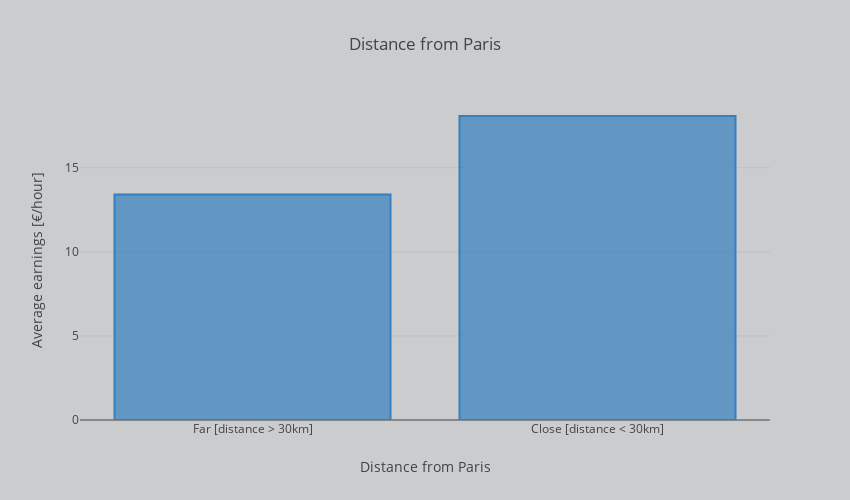

This figure's notebook cell:
### Code cell
trace1 = go.Bar(
    x = ["Far [distance > 30km]", "Close [distance < 30km]"],
    y = salary_location.groupby("paris_close")["SNHM14"].mean().tolist(),
    name='Distance from Paris',
    marker=dict(
        color='rgba(55, 128, 191, 0.7)',
        line=dict(
            color='rgba(55, 128, 191, 1.0)',
            width=2,
        )
    )
)

data = [trace1]
layout = go.Layout(
    title = 'Distance from Paris',
    width=850,
    height=500,
    paper_bgcolor='rgb(202, 204, 206)',
    plot_bgcolor='rgb(202, 204, 206)',
    yaxis = dict(
        title= 'Average earnings [€/hour]',
        anchor = 'x',
        rangemode='tozero'
    ),
    xaxis = dict(title= 'Distance from Paris')
)

fig = go.Figure(data=data, layout=layout)
py.iplot(fig)

### Figure 1 — Plotly figure (JSON) as saved in the notebook; plotly's stock layout.template omitted (floating-point values rounded to 4 significant figures)
{"data": [{"marker": {"color": "rgba(55, 128, 191, 0.7)", "line": {"color": "rgba(55, 128, 191, 1.0)", "width": 2}}, "name": "Distance from Paris", "type": "bar", "x": ["Far [distance > 30km]", "Close [distance < 30km]"], "y": [13.4, 18.07]}], "layout": {"height": 500, "paper_bgcolor": "rgb(202, 204, 206)", "plot_bgcolor": "rgb(202, 204, 206)", "title": "Distance from Paris", "width": 850, "xaxis": {"title": "Distance from Paris"}, "yaxis": {"anchor": "x", "rangemode": "tozero", "title": "Average earnings [€/hour]"}}}
